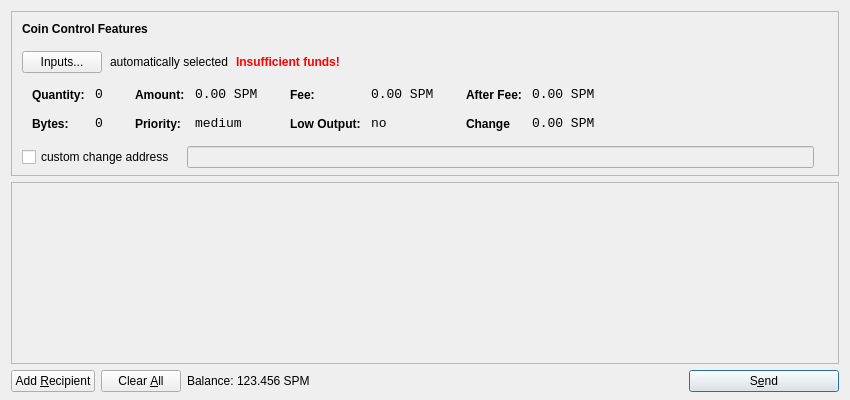
<?xml version="1.0" encoding="UTF-8"?>
<ui version="4.0">
 <class>SendCoinsDialog</class>
 <widget class="QDialog" name="SendCoinsDialog">
  <property name="geometry">
   <rect>
    <x>0</x>
    <y>0</y>
    <width>850</width>
    <height>400</height>
   </rect>
  </property>
  <property name="windowTitle">
   <string>Send Coins</string>
  </property>
  <layout class="QVBoxLayout" name="verticalLayout" stretch="0,1,0">
   <property name="bottomMargin">
    <number>8</number>
   </property>
   <item>
    <widget class="QFrame" name="frameCoinControl">
     <property name="sizePolicy">
      <sizepolicy hsizetype="Expanding" vsizetype="Expanding">
       <horstretch>0</horstretch>
       <verstretch>0</verstretch>
      </sizepolicy>
     </property>
     <property name="maximumSize">
      <size>
       <width>16777215</width>
       <height>16777215</height>
      </size>
     </property>
     <property name="frameShape">
      <enum>QFrame::StyledPanel</enum>
     </property>
     <property name="frameShadow">
      <enum>QFrame::Sunken</enum>
     </property>
     <layout class="QVBoxLayout" name="verticalLayoutCoinControl2">
      <property name="spacing">
       <number>-1</number>
      </property>
      <property name="leftMargin">
       <number>0</number>
      </property>
      <property name="topMargin">
       <number>0</number>
      </property>
      <property name="rightMargin">
       <number>0</number>
      </property>
      <property name="bottomMargin">
       <number>6</number>
      </property>
      <item>
       <layout class="QVBoxLayout" name="verticalLayoutCoinControl" stretch="0,0,0,0,1">
        <property name="spacing">
         <number>0</number>
        </property>
        <property name="leftMargin">
         <number>10</number>
        </property>
        <property name="topMargin">
         <number>10</number>
        </property>
        <item>
         <layout class="QHBoxLayout" name="horizontalLayoutCoinControl1">
          <property name="bottomMargin">
           <number>15</number>
          </property>
          <item>
           <widget class="QLabel" name="labelCoinControlFeatures">
            <property name="sizePolicy">
             <sizepolicy hsizetype="Preferred" vsizetype="Maximum">
              <horstretch>0</horstretch>
              <verstretch>0</verstretch>
             </sizepolicy>
            </property>
            <property name="font">
             <font>
              <weight>75</weight>
              <bold>true</bold>
             </font>
            </property>
            <property name="styleSheet">
             <string notr="true">font-weight:bold;</string>
            </property>
            <property name="text">
             <string>Coin Control Features</string>
            </property>
           </widget>
          </item>
         </layout>
        </item>
        <item>
         <layout class="QHBoxLayout" name="horizontalLayoutCoinControl2" stretch="0,0,0,0">
          <property name="spacing">
           <number>8</number>
          </property>
          <property name="bottomMargin">
           <number>10</number>
          </property>
          <item>
           <widget class="QPushButton" name="pushButtonCoinControl">
            <property name="styleSheet">
             <string notr="true"/>
            </property>
            <property name="text">
             <string>Inputs...</string>
            </property>
           </widget>
          </item>
          <item>
           <widget class="QLabel" name="labelCoinControlAutomaticallySelected">
            <property name="text">
             <string>automatically selected</string>
            </property>
            <property name="margin">
             <number>5</number>
            </property>
           </widget>
          </item>
          <item>
           <widget class="QLabel" name="labelCoinControlInsuffFunds">
            <property name="font">
             <font>
              <weight>75</weight>
              <bold>true</bold>
             </font>
            </property>
            <property name="styleSheet">
             <string notr="true">color:red;font-weight:bold;</string>
            </property>
            <property name="text">
             <string>Insufficient funds!</string>
            </property>
            <property name="margin">
             <number>5</number>
            </property>
           </widget>
          </item>
          <item>
           <spacer name="horizontalSpacerCoinControl">
            <property name="orientation">
             <enum>Qt::Horizontal</enum>
            </property>
            <property name="sizeHint" stdset="0">
             <size>
              <width>40</width>
              <height>1</height>
             </size>
            </property>
           </spacer>
          </item>
         </layout>
        </item>
        <item>
         <widget class="QWidget" name="widgetCoinControl" native="true">
          <property name="sizePolicy">
           <sizepolicy hsizetype="Preferred" vsizetype="Preferred">
            <horstretch>0</horstretch>
            <verstretch>0</verstretch>
           </sizepolicy>
          </property>
          <property name="minimumSize">
           <size>
            <width>0</width>
            <height>0</height>
           </size>
          </property>
          <property name="styleSheet">
           <string notr="true"/>
          </property>
          <layout class="QHBoxLayout" name="horizontalLayoutCoinControl5">
           <property name="margin">
            <number>0</number>
           </property>
           <item>
            <layout class="QHBoxLayout" name="horizontalLayoutCoinControl3" stretch="0,0,0,1">
             <property name="spacing">
              <number>20</number>
             </property>
             <property name="topMargin">
              <number>0</number>
             </property>
             <property name="bottomMargin">
              <number>10</number>
             </property>
             <item>
              <layout class="QFormLayout" name="formLayoutCoinControl1">
               <property name="horizontalSpacing">
                <number>10</number>
               </property>
               <property name="verticalSpacing">
                <number>14</number>
               </property>
               <property name="leftMargin">
                <number>10</number>
               </property>
               <property name="topMargin">
                <number>4</number>
               </property>
               <property name="rightMargin">
                <number>6</number>
               </property>
               <item row="0" column="0">
                <widget class="QLabel" name="labelCoinControlQuantityText">
                 <property name="styleSheet">
                  <string notr="true">font-weight:bold;</string>
                 </property>
                 <property name="text">
                  <string>Quantity:</string>
                 </property>
                 <property name="margin">
                  <number>0</number>
                 </property>
                </widget>
               </item>
               <item row="0" column="1">
                <widget class="QLabel" name="labelCoinControlQuantity">
                 <property name="font">
                  <font>
                   <family>Monospace</family>
                   <pointsize>10</pointsize>
                  </font>
                 </property>
                 <property name="cursor">
                  <cursorShape>IBeamCursor</cursorShape>
                 </property>
                 <property name="contextMenuPolicy">
                  <enum>Qt::ActionsContextMenu</enum>
                 </property>
                 <property name="text">
                  <string>0</string>
                 </property>
                 <property name="margin">
                  <number>0</number>
                 </property>
                 <property name="textInteractionFlags">
                  <set>Qt::LinksAccessibleByMouse|Qt::TextSelectableByKeyboard|Qt::TextSelectableByMouse</set>
                 </property>
                </widget>
               </item>
               <item row="1" column="0">
                <widget class="QLabel" name="labelCoinControlBytesText">
                 <property name="styleSheet">
                  <string notr="true">font-weight:bold;</string>
                 </property>
                 <property name="text">
                  <string>Bytes:</string>
                 </property>
                </widget>
               </item>
               <item row="1" column="1">
                <widget class="QLabel" name="labelCoinControlBytes">
                 <property name="font">
                  <font>
                   <family>Monospace</family>
                   <pointsize>10</pointsize>
                  </font>
                 </property>
                 <property name="cursor">
                  <cursorShape>IBeamCursor</cursorShape>
                 </property>
                 <property name="contextMenuPolicy">
                  <enum>Qt::ActionsContextMenu</enum>
                 </property>
                 <property name="text">
                  <string>0</string>
                 </property>
                 <property name="textInteractionFlags">
                  <set>Qt::LinksAccessibleByMouse|Qt::TextSelectableByKeyboard|Qt::TextSelectableByMouse</set>
                 </property>
                </widget>
               </item>
              </layout>
             </item>
             <item>
              <layout class="QFormLayout" name="formLayoutCoinControl2">
               <property name="horizontalSpacing">
                <number>10</number>
               </property>
               <property name="verticalSpacing">
                <number>14</number>
               </property>
               <property name="leftMargin">
                <number>6</number>
               </property>
               <property name="topMargin">
                <number>4</number>
               </property>
               <property name="rightMargin">
                <number>6</number>
               </property>
               <item row="0" column="0">
                <widget class="QLabel" name="labelCoinControlAmountText">
                 <property name="styleSheet">
                  <string notr="true">font-weight:bold;</string>
                 </property>
                 <property name="text">
                  <string>Amount:</string>
                 </property>
                 <property name="margin">
                  <number>0</number>
                 </property>
                </widget>
               </item>
               <item row="0" column="1">
                <widget class="QLabel" name="labelCoinControlAmount">
                 <property name="font">
                  <font>
                   <family>Monospace</family>
                   <pointsize>10</pointsize>
                  </font>
                 </property>
                 <property name="cursor">
                  <cursorShape>IBeamCursor</cursorShape>
                 </property>
                 <property name="contextMenuPolicy">
                  <enum>Qt::ActionsContextMenu</enum>
                 </property>
                 <property name="text">
                  <string>0.00 SPM</string>
                 </property>
                 <property name="textInteractionFlags">
                  <set>Qt::LinksAccessibleByMouse|Qt::TextSelectableByKeyboard|Qt::TextSelectableByMouse</set>
                 </property>
                </widget>
               </item>
               <item row="1" column="0">
                <widget class="QLabel" name="labelCoinControlPriorityText">
                 <property name="styleSheet">
                  <string notr="true">font-weight:bold;</string>
                 </property>
                 <property name="text">
                  <string>Priority:</string>
                 </property>
                </widget>
               </item>
               <item row="1" column="1">
                <widget class="QLabel" name="labelCoinControlPriority">
                 <property name="font">
                  <font>
                   <family>Monospace</family>
                   <pointsize>10</pointsize>
                  </font>
                 </property>
                 <property name="cursor">
                  <cursorShape>IBeamCursor</cursorShape>
                 </property>
                 <property name="contextMenuPolicy">
                  <enum>Qt::ActionsContextMenu</enum>
                 </property>
                 <property name="text">
                  <string>medium</string>
                 </property>
                 <property name="textInteractionFlags">
                  <set>Qt::LinksAccessibleByMouse|Qt::TextSelectableByKeyboard|Qt::TextSelectableByMouse</set>
                 </property>
                </widget>
               </item>
              </layout>
             </item>
             <item>
              <layout class="QFormLayout" name="formLayoutCoinControl3">
               <property name="horizontalSpacing">
                <number>10</number>
               </property>
               <property name="verticalSpacing">
                <number>14</number>
               </property>
               <property name="leftMargin">
                <number>6</number>
               </property>
               <property name="topMargin">
                <number>4</number>
               </property>
               <property name="rightMargin">
                <number>6</number>
               </property>
               <item row="0" column="0">
                <widget class="QLabel" name="labelCoinControlFeeText">
                 <property name="styleSheet">
                  <string notr="true">font-weight:bold;</string>
                 </property>
                 <property name="text">
                  <string>Fee:</string>
                 </property>
                 <property name="margin">
                  <number>0</number>
                 </property>
                </widget>
               </item>
               <item row="0" column="1">
                <widget class="QLabel" name="labelCoinControlFee">
                 <property name="font">
                  <font>
                   <family>Monospace</family>
                   <pointsize>10</pointsize>
                  </font>
                 </property>
                 <property name="cursor">
                  <cursorShape>IBeamCursor</cursorShape>
                 </property>
                 <property name="contextMenuPolicy">
                  <enum>Qt::ActionsContextMenu</enum>
                 </property>
                 <property name="text">
                  <string>0.00 SPM</string>
                 </property>
                 <property name="textInteractionFlags">
                  <set>Qt::LinksAccessibleByMouse|Qt::TextSelectableByKeyboard|Qt::TextSelectableByMouse</set>
                 </property>
                </widget>
               </item>
               <item row="1" column="0">
                <widget class="QLabel" name="labelCoinControlLowOutputText">
                 <property name="styleSheet">
                  <string notr="true">font-weight:bold;</string>
                 </property>
                 <property name="text">
                  <string>Low Output:</string>
                 </property>
                </widget>
               </item>
               <item row="1" column="1">
                <widget class="QLabel" name="labelCoinControlLowOutput">
                 <property name="font">
                  <font>
                   <family>Monospace</family>
                   <pointsize>10</pointsize>
                  </font>
                 </property>
                 <property name="cursor">
                  <cursorShape>IBeamCursor</cursorShape>
                 </property>
                 <property name="contextMenuPolicy">
                  <enum>Qt::ActionsContextMenu</enum>
                 </property>
                 <property name="text">
                  <string>no</string>
                 </property>
                 <property name="textInteractionFlags">
                  <set>Qt::LinksAccessibleByMouse|Qt::TextSelectableByKeyboard|Qt::TextSelectableByMouse</set>
                 </property>
                </widget>
               </item>
              </layout>
             </item>
             <item>
              <layout class="QFormLayout" name="formLayoutCoinControl4">
               <property name="horizontalSpacing">
                <number>10</number>
               </property>
               <property name="verticalSpacing">
                <number>14</number>
               </property>
               <property name="leftMargin">
                <number>6</number>
               </property>
               <property name="topMargin">
                <number>4</number>
               </property>
               <property name="rightMargin">
                <number>6</number>
               </property>
               <item row="0" column="0">
                <widget class="QLabel" name="labelCoinControlAfterFeeText">
                 <property name="styleSheet">
                  <string notr="true">font-weight:bold;</string>
                 </property>
                 <property name="text">
                  <string>After Fee:</string>
                 </property>
                 <property name="margin">
                  <number>0</number>
                 </property>
                </widget>
               </item>
               <item row="0" column="1">
                <widget class="QLabel" name="labelCoinControlAfterFee">
                 <property name="font">
                  <font>
                   <family>Monospace</family>
                   <pointsize>10</pointsize>
                  </font>
                 </property>
                 <property name="cursor">
                  <cursorShape>IBeamCursor</cursorShape>
                 </property>
                 <property name="contextMenuPolicy">
                  <enum>Qt::ActionsContextMenu</enum>
                 </property>
                 <property name="text">
                  <string>0.00 SPM</string>
                 </property>
                 <property name="textInteractionFlags">
                  <set>Qt::LinksAccessibleByMouse|Qt::TextSelectableByKeyboard|Qt::TextSelectableByMouse</set>
                 </property>
                </widget>
               </item>
               <item row="1" column="0">
                <widget class="QLabel" name="labelCoinControlChangeText">
                 <property name="styleSheet">
                  <string notr="true">font-weight:bold;</string>
                 </property>
                 <property name="text">
                  <string>Change</string>
                 </property>
                </widget>
               </item>
               <item row="1" column="1">
                <widget class="QLabel" name="labelCoinControlChange">
                 <property name="font">
                  <font>
                   <family>Monospace</family>
                   <pointsize>10</pointsize>
                  </font>
                 </property>
                 <property name="cursor">
                  <cursorShape>IBeamCursor</cursorShape>
                 </property>
                 <property name="contextMenuPolicy">
                  <enum>Qt::ActionsContextMenu</enum>
                 </property>
                 <property name="text">
                  <string>0.00 SPM</string>
                 </property>
                 <property name="textInteractionFlags">
                  <set>Qt::LinksAccessibleByMouse|Qt::TextSelectableByKeyboard|Qt::TextSelectableByMouse</set>
                 </property>
                </widget>
               </item>
              </layout>
             </item>
            </layout>
           </item>
          </layout>
         </widget>
        </item>
        <item>
         <layout class="QHBoxLayout" name="horizontalLayoutCoinControl4" stretch="0,0,0">
          <property name="spacing">
           <number>12</number>
          </property>
          <property name="sizeConstraint">
           <enum>QLayout::SetDefaultConstraint</enum>
          </property>
          <property name="topMargin">
           <number>5</number>
          </property>
          <property name="rightMargin">
           <number>5</number>
          </property>
          <item>
           <widget class="QCheckBox" name="checkBoxCoinControlChange">
            <property name="text">
             <string>custom change address</string>
            </property>
           </widget>
          </item>
          <item>
           <widget class="QLineEdit" name="lineEditCoinControlChange">
            <property name="enabled">
             <bool>false</bool>
            </property>
            <property name="sizePolicy">
             <sizepolicy hsizetype="Expanding" vsizetype="Fixed">
              <horstretch>0</horstretch>
              <verstretch>0</verstretch>
             </sizepolicy>
            </property>
           </widget>
          </item>
          <item>
           <widget class="QLabel" name="labelCoinControlChangeLabel">
            <property name="sizePolicy">
             <sizepolicy hsizetype="Preferred" vsizetype="Expanding">
              <horstretch>0</horstretch>
              <verstretch>0</verstretch>
             </sizepolicy>
            </property>
            <property name="minimumSize">
             <size>
              <width>0</width>
              <height>0</height>
             </size>
            </property>
            <property name="text">
             <string/>
            </property>
            <property name="margin">
             <number>3</number>
            </property>
           </widget>
          </item>
         </layout>
        </item>
        <item>
         <spacer name="verticalSpacerCoinControl">
          <property name="orientation">
           <enum>Qt::Vertical</enum>
          </property>
          <property name="sizeHint" stdset="0">
           <size>
            <width>800</width>
            <height>1</height>
           </size>
          </property>
         </spacer>
        </item>
       </layout>
      </item>
     </layout>
    </widget>
   </item>
   <item>
    <widget class="QScrollArea" name="scrollArea">
     <property name="widgetResizable">
      <bool>true</bool>
     </property>
     <widget class="QWidget" name="scrollAreaWidgetContents">
      <property name="geometry">
       <rect>
        <x>0</x>
        <y>0</y>
        <width>830</width>
        <height>165</height>
       </rect>
      </property>
      <layout class="QVBoxLayout" name="verticalLayout_2">
       <property name="margin">
        <number>0</number>
       </property>
       <item>
        <layout class="QVBoxLayout" name="entries">
         <property name="spacing">
          <number>6</number>
         </property>
        </layout>
       </item>
       <item>
        <spacer name="verticalSpacer">
         <property name="orientation">
          <enum>Qt::Vertical</enum>
         </property>
         <property name="sizeHint" stdset="0">
          <size>
           <width>20</width>
           <height>40</height>
          </size>
         </property>
        </spacer>
       </item>
      </layout>
     </widget>
    </widget>
   </item>
   <item>
    <layout class="QHBoxLayout" name="horizontalLayout">
     <item>
      <widget class="QPushButton" name="addButton">
       <property name="toolTip">
        <string>Send to multiple recipients at once</string>
       </property>
       <property name="text">
        <string>Add &amp;Recipient</string>
       </property>
       <property name="icon">
        <iconset resource="../bitcoin.qrc">
         <normaloff>:/icons/add</normaloff>:/icons/add</iconset>
       </property>
       <property name="autoDefault">
        <bool>false</bool>
       </property>
      </widget>
     </item>
     <item>
      <widget class="QPushButton" name="clearButton">
       <property name="sizePolicy">
        <sizepolicy hsizetype="Minimum" vsizetype="Fixed">
         <horstretch>0</horstretch>
         <verstretch>0</verstretch>
        </sizepolicy>
       </property>
       <property name="toolTip">
        <string>Remove all transaction fields</string>
       </property>
       <property name="text">
        <string>Clear &amp;All</string>
       </property>
       <property name="icon">
        <iconset resource="../bitcoin.qrc">
         <normaloff>:/icons/remove</normaloff>:/icons/remove</iconset>
       </property>
       <property name="autoRepeatDelay">
        <number>300</number>
       </property>
       <property name="autoDefault">
        <bool>false</bool>
       </property>
      </widget>
     </item>
     <item>
      <layout class="QHBoxLayout" name="horizontalLayout_2">
       <property name="spacing">
        <number>3</number>
       </property>
       <item>
        <widget class="QLabel" name="label">
         <property name="sizePolicy">
          <sizepolicy hsizetype="Preferred" vsizetype="Fixed">
           <horstretch>0</horstretch>
           <verstretch>0</verstretch>
          </sizepolicy>
         </property>
         <property name="text">
          <string>Balance:</string>
         </property>
        </widget>
       </item>
       <item>
        <widget class="QLabel" name="labelBalance">
         <property name="sizePolicy">
          <sizepolicy hsizetype="Preferred" vsizetype="Fixed">
           <horstretch>0</horstretch>
           <verstretch>0</verstretch>
          </sizepolicy>
         </property>
         <property name="cursor">
          <cursorShape>IBeamCursor</cursorShape>
         </property>
         <property name="text">
          <string>123.456 SPM</string>
         </property>
         <property name="textInteractionFlags">
          <set>Qt::LinksAccessibleByMouse|Qt::TextSelectableByKeyboard|Qt::TextSelectableByMouse</set>
         </property>
        </widget>
       </item>
      </layout>
     </item>
     <item>
      <spacer name="horizontalSpacer">
       <property name="orientation">
        <enum>Qt::Horizontal</enum>
       </property>
       <property name="sizeHint" stdset="0">
        <size>
         <width>40</width>
         <height>20</height>
        </size>
       </property>
      </spacer>
     </item>
     <item>
      <widget class="QPushButton" name="sendButton">
       <property name="minimumSize">
        <size>
         <width>150</width>
         <height>0</height>
        </size>
       </property>
       <property name="toolTip">
        <string>Confirm the send action</string>
       </property>
       <property name="text">
        <string>S&amp;end</string>
       </property>
       <property name="icon">
        <iconset resource="../bitcoin.qrc">
         <normaloff>:/icons/send</normaloff>:/icons/send</iconset>
       </property>
       <property name="default">
        <bool>true</bool>
       </property>
      </widget>
     </item>
    </layout>
   </item>
  </layout>
 </widget>
 <resources>
  <include location="../bitcoin.qrc"/>
 </resources>
 <connections/>
</ui>
